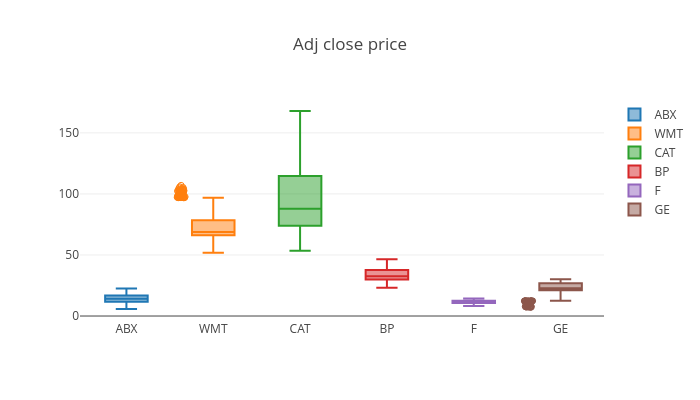

Write notebook code for a chart like this one.
### Markdown cell above
### 2.4.1 Asset Price

### Code cell
asset_box_plot(adj_close, asset_names, title='Adj close price', boxpoints = 'suspectedoutliers')

### Figure 1 — Plotly figure (JSON) as saved in the notebook; plotly's stock layout.template omitted (floating-point values rounded to 4 significant figures; data arrays with more than 128 entries replaced by an {"elided": "..."} marker saying what was removed)
{"data": [{"boxpoints": "suspectedoutliers", "jitter": 0.2, "name": "ABX", "pointpos": -1.5, "type": "box", "uid": "864c19c8-0218-11e9-8d62-dca904777f27", "y": {"elided": "1257 float values"}}, {"boxpoints": "suspectedoutliers", "jitter": 0.2, "name": "WMT", "pointpos": -1.5, "type": "box", "uid": "864d8268-0218-11e9-83f2-dca904777f27", "y": {"elided": "1257 float values"}}, {"boxpoints": "suspectedoutliers", "jitter": 0.2, "name": "CAT", "pointpos": -1.5, "type": "box", "uid": "864d9578-0218-11e9-b3ea-dca904777f27", "y": {"elided": "1257 float values"}}, {"boxpoints": "suspectedoutliers", "jitter": 0.2, "name": "BP", "pointpos": -1.5, "type": "box", "uid": "864d96ae-0218-11e9-bd69-dca904777f27", "y": {"elided": "1257 float values"}}, {"boxpoints": "suspectedoutliers", "jitter": 0.2, "name": "F", "pointpos": -1.5, "type": "box", "uid": "864d97a8-0218-11e9-bd51-dca904777f27", "y": {"elided": "1257 float values"}}, {"boxpoints": "suspectedoutliers", "jitter": 0.2, "name": "GE", "pointpos": -1.5, "type": "box", "uid": "864d98ac-0218-11e9-8c45-dca904777f27", "y": {"elided": "1257 float values"}}], "layout": {"autosize": false, "height": 400, "title": "Adj close price", "width": 700}}
